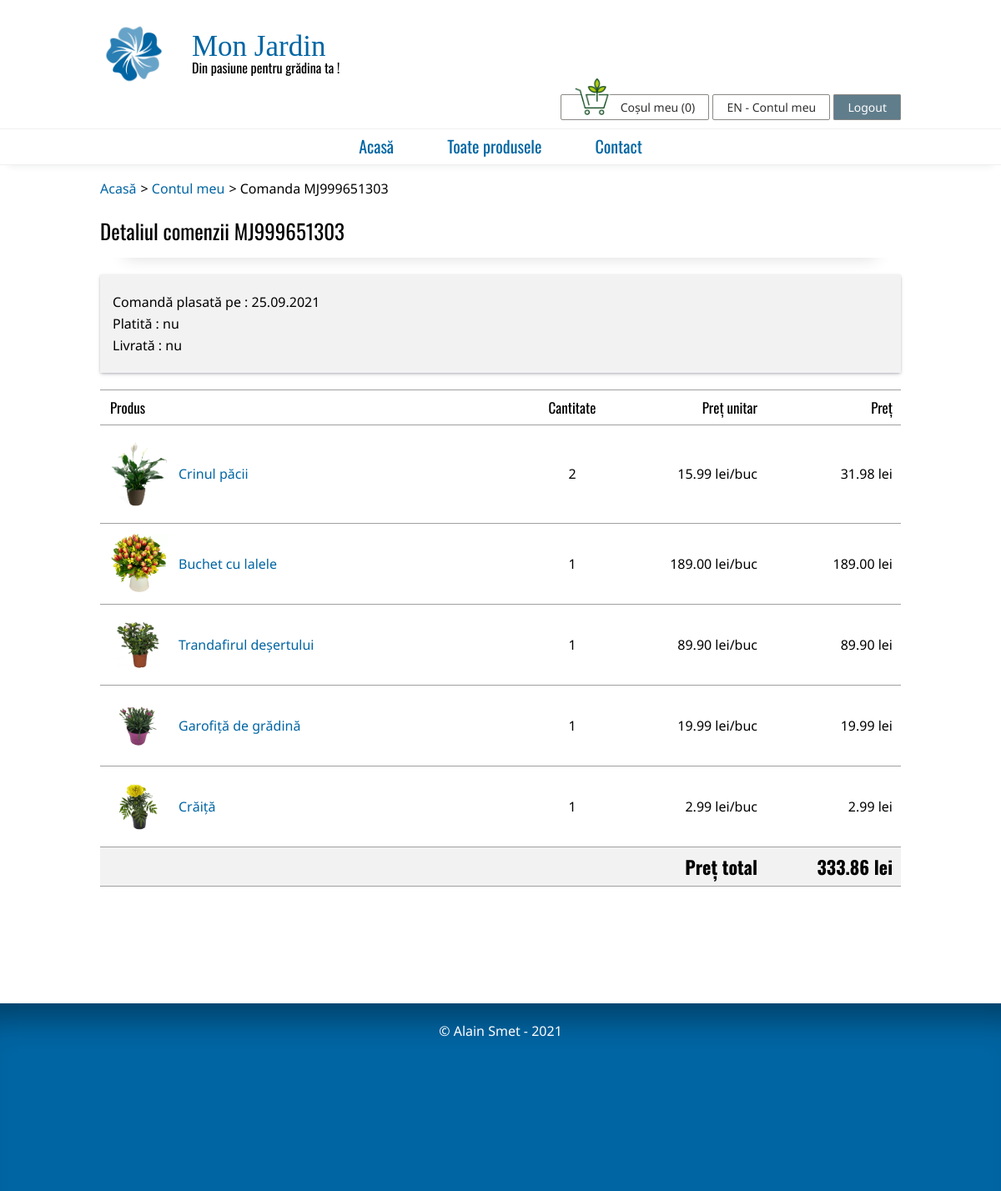
Screenshot of /detaliu-comanda/MJ999651303/ (signed in) with the database file from the repository.
### produse/models.py (models this page shows, shortened)
class Comenzi(models.Model):
    PLATA_CHOICES = [
        ('NUM', 'Numerar, la livrare'),
        ('CRD', 'Cu cardul'),
        ('TRB', 'Transfer bancar')
    ]
    referinta = models.CharField(max_length = 80)
    user = models.ForeignKey(Useri, on_delete = models.CASCADE)
    tip_plata = models.CharField(max_length = 3, choices = PLATA_CHOICES)
    platita = models.BooleanField(default = False)
    data_plata = models.DateField(blank = True, null=True)
    livrata = models.BooleanField(default = False)
    data_livrare = models.DateField(blank = True, null=True)
    itemi = models.ManyToManyField(ItemComanda, blank=True)
    data_creare = models.DateField(auto_now_add=True)
    def pret_total(self):
        pret = 0
        for item in self.itemi.all():
            pret += float(item.pret_unitar) * item.cantitate
        return '{:.2f}'.format(pret)
    class Meta:
        verbose_name = 'Comandă'
        verbose_name_plural = 'Comenzi'

class ItemComanda(models.Model):
    produs_id = models.ForeignKey(Produse, null=True, on_delete=models.SET_NULL)
    cantitate = models.PositiveIntegerField(default=1)
    pret_unitar = models.DecimalField(max_digits=10, decimal_places=2,
                                      default=0)
    def pret_total(self):
        return '{:.2f}'.format(self.cantitate * float(self.pret_unitar))
    class Meta:
        verbose_name = 'Item comanda'
        verbose_name_plural = 'Itemi comanda'

class Produse(models.Model):
    nume = models.CharField(max_length = 80)
    nume_latin = models.CharField(max_length = 80, blank=True)
    poza = models.ImageField(upload_to='pictures/',
                             default='pictures/none.png', null=True, blank=True)
    categorie = models.ForeignKey(Categorii, on_delete=models.SET_NULL,
                                  null=True, blank=True)
    specie = models.CharField(max_length = 80, blank=True)
    familie = models.CharField(max_length = 80, blank=True)
    descriere = models.TextField(blank=True)
    pret = models.DecimalField(max_digits=10, decimal_places=2,
                                           default=0)
    stoc = models.PositiveIntegerField(default=0)
    def _get_nice_url(self):
        return nice_url(self.nume)
    url_norm = property(_get_nice_url)
    class Meta:
        verbose_name = 'Produs'
        verbose_name_plural = 'Produse'

### produse/views.py (the view)
# urls.py: path('detaliu-comanda/<slug:referinta>/', pv.detaliu_comanda,
def detaliu_comanda(request, referinta):
    try:
        comanda = Comenzi.objects.get(referinta=referinta)
        itemi_comanda = comanda.itemi.all()
    except:
        raise Http404("Comanda " + str(referinta) + " nu există.")
    return render(request, 'detaliu_comanda.html', {'user': request.user,
                                                    'num_art': num_art(request),
                                                    'comanda': comanda,
                                                    'produse': itemi_comanda})

### produse/models.py (called while the page is built)
def normalize_string(raw_string):
    return raw_string.replace('ă','a').replace('â','a').replace('ş','s').replace('ș','s').replace('ţ','t').replace('ț','t').replace('î','i').replace('ç','c')

def nice_url(value):
    return normalize_string(value.lower().replace(' ','-').replace(',',''))

### produse/templatetags/produse_extras.py (called while the page is built)
@register.filter
def initiale(user):
    sir = ''
    try:
        sir += user.first_name[0].upper()
        sir += user.last_name[0].upper()
    except:
        sir = ''
    return sir

### produse/views.py (called while the page is built)
def _extragere_cos(request):
  if not request.session.has_key('cos'):
    return {}
  else:
    return request.session['cos']

def num_art(request):
    cos_complet = _extragere_cos(request)
    cantitate_totala = 0
    for produs, cantitate in cos_complet.items():
        cantitate_totala += cantitate
    return cantitate_totala

### templates/detaliu_comanda.html (shortened to what this page needs)
{% extends "./base.html" %}
{% load static %}
{% block breadcrumb %}
<ul id="breadcrumb">
	<li><a href="{% url 'index' %}" title="Acasă">Acasă</a></li>
	<li><a href="{% url 'cont' %}" title="Contul meu">Contul meu</a></li>
	<li>Comanda {{comanda.referinta}}</li>
</ul>
{% endblock breadcrumb %}
{% block content %}
<h3>Detaliul comenzii {{comanda.referinta}}</h3>
<div class="order-top">
<p>Comandă plasată pe : {{comanda.data_creare|date:'d.m.Y'}}</p>
<p>Platită :
{% if comanda.platita == True %}
da (pe data de {{comanda.data_plata|date:'d.m.Y'}})
{% else %}
nu
{% endif %}
</p>
<p>Livrată :
{% if comanda.livrata == True %}
da (pe data de {{comanda.data_livrare|date:'d.m.Y'}})
{% else %}
nu
{% endif %}
</p>
</div>
<div style="overflow-x:auto;">
	<table class="cart-list">
		<thead>
			<th colspan="2">Produs</th>
			<th class="cell-centered">Cantitate</th>
			<th class="cell-right">Preț unitar</th>
			<th class="cell-right">Preț</th>
		</thead>
		<tbody>
		{% for produs in produse %}
			<tr>
				<td class="cell-pic">
					<a href="{% url 'planta' produs.produs_id.url_norm produs.produs_id.id %}" title="{{produs.produs_id.nume}}">
						<img src="{% static produs.produs_id.poza.url %}" alt="Poză {{produs.produs_id.nume | lower}}">
					</a>
				</td>
				<td>
					<a href="{% url 'planta' produs.produs_id.url_norm produs.produs_id.id %}" title="{{produs.produs_id.nume}}">
						{{produs.produs_id.nume}}
					</a>
				</td>
				<td class="cell-centered">{{produs.cantitate}}</td>
				<td class="cell-right">{{produs.pret_unitar}}  lei/buc</td>
				<td class="cell-right">{{produs.pret_total}} lei</td>
			 </tr>
		{% endfor %}
		</tbody>
		<tfoot>
			<tr>
				<td colspan="4" class="cell-right">Preț total</td>
				<td class="cell-right">{{comanda.pret_total}} lei</td>
			</tr>
		</tfoot>
	</table>
</div>
{% endblock content %}

### templates/base.html (shortened to what this page needs)
{% load static %}
{% load produse_extras %}
<!DOCTYPE html>
<html>
	<head>
		<link rel="stylesheet" href="{% static 'reset.css' %}">
		<link rel="stylesheet" href="{% static 'main.css' %}">
	</head>
	<body>
		<div id="container">
			<div id="header">
				<a href="{% url 'index' %}" title="Mon Jardin - Acasă">
					<img src="{% static 'main_logo.png' %}" alt="Logo principal">
					<h1>Mon Jardin</h1>
					<h2>Din pasiune pentru grădina ta !</h2>
				</a>
			</div>
			<ul id="top-menu">
				<li>
					<a href="{% url 'cos' %}"><img src="{% static 'cart.png' %}" alt="Poza cos">Coșul meu ({{num_art}})</a>
				</li>
				<li><a href="{% url 'cont' %}"
				{% if user.username %}
				title="Salut {{user.first_name}} !"
				{% endif %}
				>
				{% if user.username %}
				{{user|initiale}} -
				{% endif %}
				Contul meu</a></li>
				{% if user.username %}
				<li><a href="{% url 'logout' %}" class="logout">Logout</a></li>
				{% endif %}
			</ul>
			<ul id="main-menu">
				<li><a href="{% url 'index' %}" title="Acasă">Acasă</a></li>
				<li><a href="{% url 'plante' %}" title="Toate produsele">Toate produsele</a></li>
				<li><a href="{% url 'contact' %}" title="Contact">Contact</a></li>
			</ul>
			<div id="main-content">
			{% block breadcrumb %}
			{% endblock breadcrumb %}
			{% block content %}
			{% endblock content %}
			</div>
			<div id="footer">
				<p>© Alain Smet - 2021</p>
			</div>
		</div>
	</body>
</html>

### static/main.css (style rules this page uses)
html { height: 100%; }
body { font-family: 'Noto Sans', Helvetica, Arial, sans-serif; min-height: 100%; }
h1 { font-family: Cinzel, 'Times New Roman', serif; font-size : 35px; color: #0065A3; padding-top: 13px; }
h2, h3, h4, th { font-family: Oswald, Helvetica, Arial, sans-serif; }
h2 { display:inline-block; }
h3 { padding-top: 20px; padding-bottom: 20px; font-size: 25px; box-shadow: rgb(0 0 0 / 45%) 0px 25px 20px -30px; margin-bottom: 20px; }
table { width: 100%; }
tr { border-bottom: 1px solid #A0A0A0; border-top: 1px solid #A0A0A0; }
tr:nth-child(even) { background-color: #F2F2F2; }
th, td { vertical-align: middle; padding-bottom: 12px; padding-top: 12px; padding-left: 12px; }
th { text-align: left; width: 140px; font-size: 17px; }
#container { min-height: 100%; }
#header { margin-left: 10%; margin-right: 10%; margin-top: 25px; }
#header img { float: left; height: 80px; margin-right: 30px; }
#header a { text-decoration: none; color: inherit; }
#top-menu { ; float: right; margin-right: 10%; margin-bottom: 18px; }
#top-menu li { display: inline-block; }
#top-menu img { width: 45px; margin-right: 10px; position: relative; bottom: -4px; }
#top-menu a, .cart-continue-button { outline: 0; text-align: center; text-decoration: none; cursor: pointer; padding: 5px 16px; border-radius: 2px; min-width: 80px; height: 32px; background-color: rgb(255, 255, 255); color: rgb(50, 49, 48); font-size: 14px; font-weight: 400; box-sizing: border-box; border: 1px solid rgb(138, 136, 134); }
#top-menu .logout { background-color: #607D8B; color: white; }
#main-menu { clear: both; border-top: 1px solid #f0f0f0; border-bottom: 1px solid #f0f0f0; box-shadow: rgba(33, 35, 38, 0.1) 0px 10px 10px -10px; text-align: center; }
#main-menu li { display: inline-block; }
#main-menu li a { font-family: Oswald, Helvetica, Arial, sans-serif; color: #0065A3; display: block; font-size: 20px; text-decoration: none; padding: 10px 30px; border-bottom: 2px solid #FFF; }
#breadcrumb { margin-top: 20px; margin-bottom: 10px; }
#breadcrumb li { display: inline-block; }
#breadcrumb li:not(:last-child):after { content: '\003e'; margin-left: 5px; }
#breadcrumb li a { text-decoration: none; color: #0065A3; }
#main-content { clear: left; padding-left: 10%; padding-right: 10%; padding-bottom: 140px; min-height: 420px; }
#footer { clear: both; position: relative; bottom: 0px; width: 100%; min-height: 200px; padding-top: 25px; text-align: center; background-color: #0065A3; color: #FFF; box-shadow: rgb(0 0 0 / 35%) 0px 50px 36px -30px inset; }
.cart-list tr:nth-child(even) { background-color: #FFF; }
.cart-list tfoot { font-family: Oswald, Helvetica, Arial, sans-serif; font-size: 22px; font-weight: bold; background-color: #F2F2F2; }
.cart-list a, .cart-list a:visited { text-decoration: none; display: block; color: #0065A3; }
.cart-list img { max-width: 70px; }
.cell-pic { width: 70px; }
.cell-centered { text-align: center; }
.cell-right { text-align: right; padding-right: 10px; }
.order, .order-top { display: inline-block; vertical-align: top; width: 100%; margin-bottom: 20px; padding-top: 15px; padding-bottom: 15px; box-shadow: rgba(50, 50, 93, 0.25) 0px 2px 5px -1px, rgba(0, 0, 0, 0.3) 0px 1px 3px -1px; text-decoration: none; color: black; }
.order-top { background-color: #F2F2F2; }
.order p, .order-top p { margin-bottom: 10px; margin-top: 10px; padding: 0px 15px; }

### rows the page displays
Comenzi: referinta "MJ999651303", data_creare "25.09.2021", pret_total "333.86"
ItemComanda: produs_id.poza (picture), produs_id.nume "Crinul păcii", cantitate "2", pret_unitar "15.99", pret_total "31.98"
ItemComanda: produs_id.poza (picture), produs_id.nume "Buchet cu lalele", cantitate "1", pret_unitar "189.00", pret_total "189.00"
ItemComanda: produs_id.poza (picture), produs_id.nume "Trandafirul deșertului", cantitate "1", pret_unitar "89.90", pret_total "89.90"
ItemComanda: produs_id.poza (picture), produs_id.nume "Garofiță de grădină", cantitate "1", pret_unitar "19.99", pret_total "19.99"
ItemComanda: produs_id.poza (picture), produs_id.nume "Crăiță", cantitate "1", pret_unitar "2.99", pret_total "2.99"

### other values shown
{{ num_art }} "0"
{{ user|initiale }} "EN"
